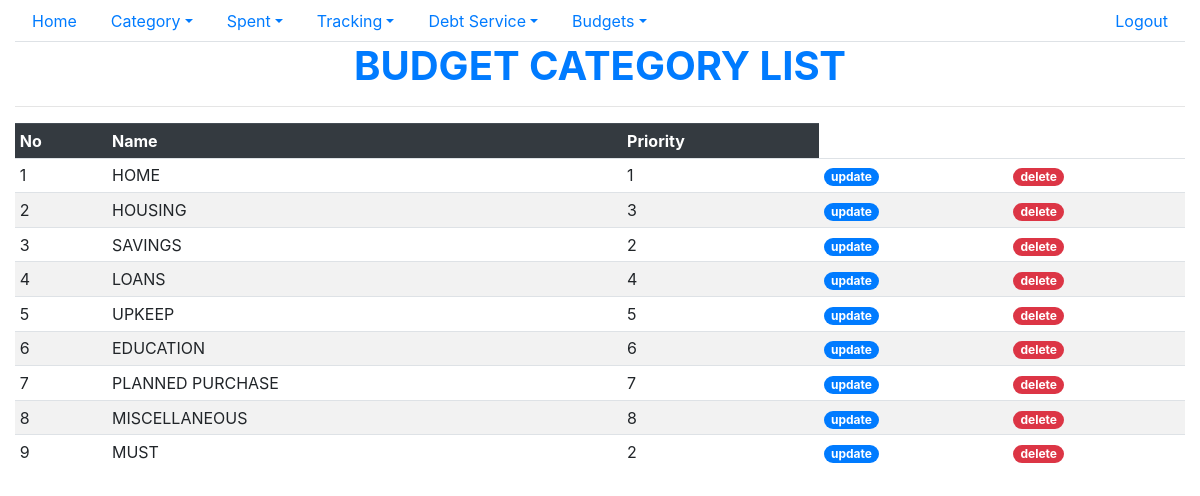
Page /budgetcategorylist/ (signed in) on the committed database.
### spent/models.py (models this page shows, shortened)
class BudgetCategory(models.Model):
    name = models.CharField(max_length=32)
    priority= models.IntegerField()
    voided = models.IntegerField(default=0)
    user_id = models.ForeignKey(settings.AUTH_USER_MODEL, on_delete=models.CASCADE)
    date_created= models.DateTimeField(auto_now_add=True)
    date_updated=models.DateTimeField(auto_now=True)

### spent/views.py (the view)
# urls.py: path('budgetcategorylist/',views.BudgetCategoryListView.as_view(),name="budget_category_list"),
class BudgetCategoryListView(LoginRequiredMixin,ListView):
    template_name ="spent/budget_category_list.html"
    model = BudgetCategory
    login_url = settings.LOGIN_URL
    def get_queryset(self):
        query_set = super().get_queryset()
        user = User.objects.get(username=self.request.user)
        query_set=query_set.filter(user_id=user,voided=0)
        return query_set

### spent/templates/spent/budget_category_list.html (shortened to what this page needs)
{% extends "base.html" %}
{% block content %}
<h1 class="text-center text-primary font-weight-bold">BUDGET CATEGORY LIST</h1>
<hr/>
<table class="table table-striped table-sm">
    <tr class="thead-dark">
        <th>No</th> <th>Name</th> <th>Priority</th>
    </tr>
   {% for data in object_list %}
    <tr>
        <td>{{forloop.counter}}</td><td>{{data.name}}</td><td>{{data.priority}}</td>
        <td><a class="badge badge-pill badge-primary" href="{%url 'update_budget_category' data.id %}">update</a></td>
        <td><a class="badge badge-pill badge-danger" href="{%url 'delete_budget_category' data.id %}">delete</a></td>
    </tr>
    {% endfor %}
</table>
{% endblock content%}

### static/spent/main.css (style rules this page uses)
body { color: #000; overflow-x: hidden; height: 100%; background-repeat: no-repeat; background-size: 100% 100% }

### rows in the picture
BudgetCategory: name "HOME", priority "1"
BudgetCategory: name "HOUSING", priority "3"
BudgetCategory: name "SAVINGS", priority "2"
BudgetCategory: name "LOANS", priority "4"
BudgetCategory: name "UPKEEP", priority "5"
BudgetCategory: name "EDUCATION", priority "6"
BudgetCategory: name "PLANNED PURCHASE", priority "7"
BudgetCategory: name "MISCELLANEOUS", priority "8"
BudgetCategory: name "MUST", priority "2"
